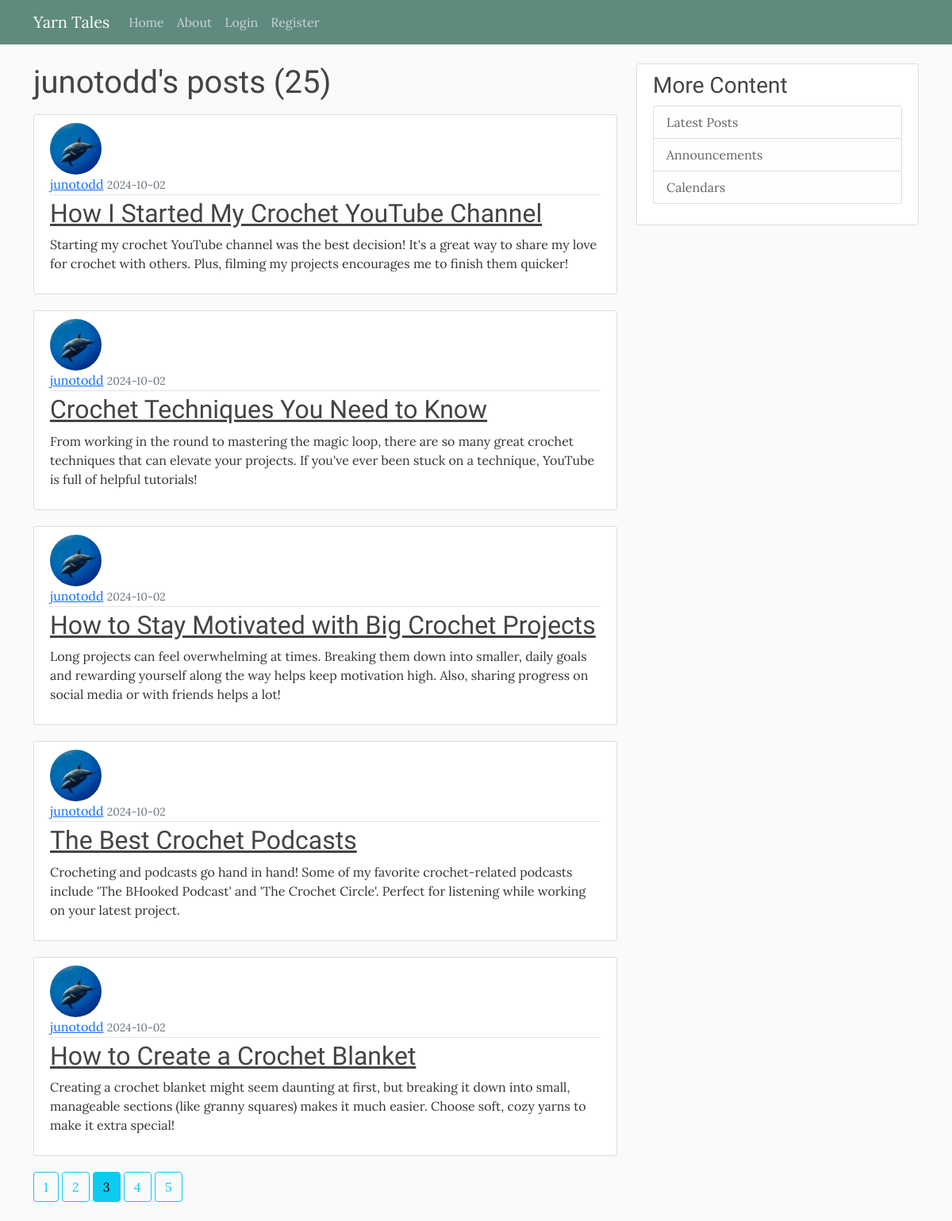
/user/junotodd?page=3, run on the app's committed database.
### flaskblog/models.py (models this page shows, shortened)
class User(db.Model, UserMixin):
    id = db.Column(db.Integer, primary_key=True)
    username = db.Column(db.String(20), unique=True, nullable=False)
    email = db.Column(db.String(120), unique=True, nullable=False)
    image_file = db.Column(db.String(20), nullable=False, default='default.jpg')
    password = db.Column(db.String(60), nullable=False)
    posts = db.relationship('Post', backref='author', lazy=True)

class Post(db.Model):
    id = db.Column(db.Integer, primary_key=True)
    title = db.Column(db.String(100), nullable=False)
    date_posted = db.Column(db.DateTime, nullable=False, default=datetime.utcnow)
    content = db.Column(db.Text, nullable=False)
    user_id = db.Column(db.Integer, db.ForeignKey('user.id'), nullable=False)

### flaskblog/users/routes.py (the view)
@users.route("/user/<string:username>")
def user_post(username):
    page = request.args.get('page', 1, type=int)
    user = User.query.filter_by(username=username).first_or_404()
    posts = Post.query.filter_by(author=user)\
        .order_by(Post.date_posted.desc())\
        .paginate(page=page, per_page=5)
    return render_template('user_post.html', posts=posts, user=user)

### flaskblog/templates/user_post.html
{% extends "layout.html" %}
{% block content %}
<h1 class="mb-3">{{ user.username }}'s posts ({{ posts.total }})</h1>
{% for post in posts.items %}
<article class="media content-section">
    <img class="rounded-circle article-img"
        src="{{ url_for('static', filename='profile_pics/' + post.author.image_file) }}" alt="">
    <div class="media-body">
        <div class="article-metadata">
            <a class="mr-2" href="{{ url_for('users.user_post', username=post.author.username) }}">{{
                post.author.username
                }}</a>
            <small class="text-muted">{{ post.date_posted.strftime('%Y-%m-%d') }}</small>
        </div>
        <h2><a class="article-title" href="{{ url_for('posts.post', post_id=post.id) }}">{{ post.title }}</a></h2>
        <p class="article-content">{{ post.content }}</p>
    </div>
</article>
{% endfor %}
{% for page_num in posts.iter_pages(left_edge=1, right_edge=1, left_current=1, right_current=2) %}
{% if page_num %}
{% if posts.page == page_num %}
<a class="btn btn-info mb-4" href="{{ url_for('users.user_post', username=user.username, page=page_num ) }}">{{ page_num
    }}</a>
{% else %}
<a class="btn btn-outline-info mb-4" href="{{ url_for('users.user_post', username=user.username, page=page_num ) }}">{{
    page_num }}</a>
{% endif %}
{% else %}
...
{% endif %}
{% endfor %}
{% endblock content %}

### flaskblog/static/main.css (style rules this page uses)
body { background: #fafafa; color: #333333; margin-top: 5rem; font-family: "Lora", serif; font-optical-sizing: auto; font-weight: 400; }
h1, h2, h3, h4, h5, h6 { color: #444444; font-family: "Satisfy", cursive; font-weight: 400; font-style: normal; }
.content-section { background: #ffffff; padding: 10px 20px; border: 1px solid #dddddd; border-radius: 3px; margin-bottom: 20px; }
.article-title { color: #444444; }
.article-content { white-space: pre-line; }
.article-img { height: 65px; width: 65px; margin-right: 16px; }
.article-metadata { padding-bottom: 1px; margin-bottom: 4px; border-bottom: 1px solid #e3e3e3 }

### data on the page
User: username "junotodd"
Post: image_file (picture), author.username "junotodd", date_posted "2024-10-02", title "How I Started My Crochet YouTube Channel", content "Starting my crochet YouTube channel was the best decision! It's a great way to share my love for crochet with others. Plus, filming my projects encourages me to finish them quicker!"
Post: image_file (picture), author.username "junotodd", date_posted "2024-10-02", title "Crochet Techniques You Need to Know", content "From working in the round to mastering the magic loop, there are so many great crochet techniques that can elevate your projects. If you've ever been stuck on a technique, YouTube is full of helpful tutorials!"
Post: image_file (picture), author.username "junotodd", date_posted "2024-10-02", title "How to Stay Motivated with Big Crochet Projects", content "Long projects can feel overwhelming at times. Breaking them down into smaller, daily goals and rewarding yourself along the way helps keep motivation high. Also, sharing progress on social media or with friends helps a lot!"
Post: image_file (picture), author.username "junotodd", date_posted "2024-10-02", title "The Best Crochet Podcasts", content "Crocheting and podcasts go hand in hand! Some of my favorite crochet-related podcasts include 'The BHooked Podcast' and 'The Crochet Circle'. Perfect for listening while working on your latest project."
Post: image_file (picture), author.username "junotodd", date_posted "2024-10-02", title "How to Create a Crochet Blanket", content "Creating a crochet blanket might seem daunting at first, but breaking it down into small, manageable sections (like granny squares) makes it much easier. Choose soft, cozy yarns to make it extra special!"

### other printed values
{{ posts.total }} "25"
{{ page_num }} "1" "2" "4" "5"
{{ page_num }} "3"
